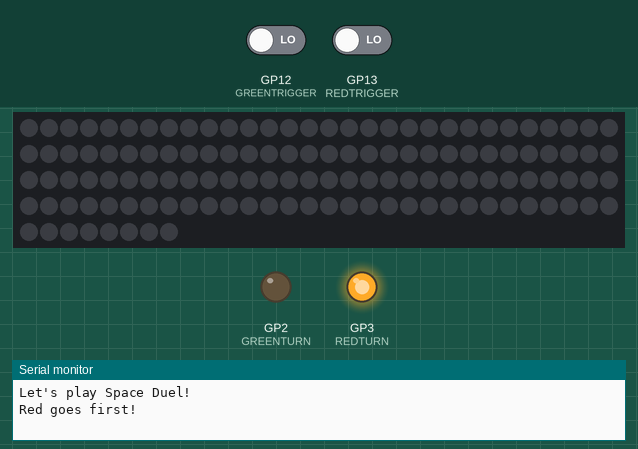
A program run on a simulated Raspberry Pi Pico. Parts: 128 RGB LEDs in strip order, left to right, continuing on the next row, output pins drawn as LEDs (lit = HIGH), the last lines printed to the serial monitor. Wiring (inferred from the names in the program): LPD8806 LEDs: data GP14; clock GP15. Inputs (shaded band) come from the test bench; at power-on: GP13 (REDTRIGGER) LOW, GP12 (GREENTRIGGER) LOW. Dim RGB values are drawn brighter than linear; random numbers use the default seed unless the program sets one; pins used as bus, display or sensor lines are not drawn.

Above: at 1.2 s.
1.3 s: GP13 (REDTRIGGER) driven HIGH
At 4.1 s:
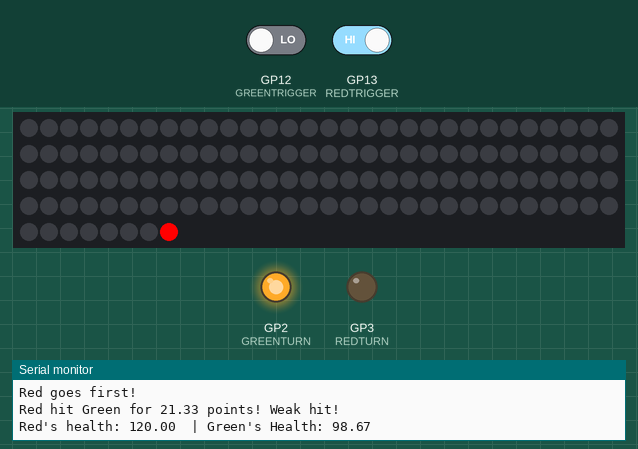
4.3 s: GP12 (GREENTRIGGER) driven HIGH
At 7.2 s:
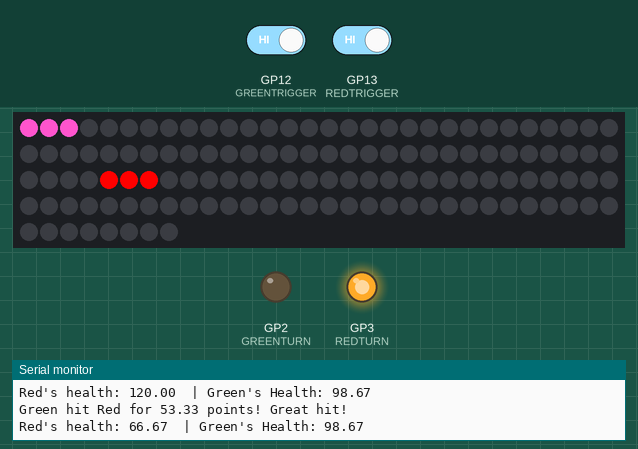
7.3 s: GP12 (GREENTRIGGER) driven LOW
10.3 s: GP12 (GREENTRIGGER) driven HIGH and GP13 (REDTRIGGER) driven LOW
At 11.99 s:
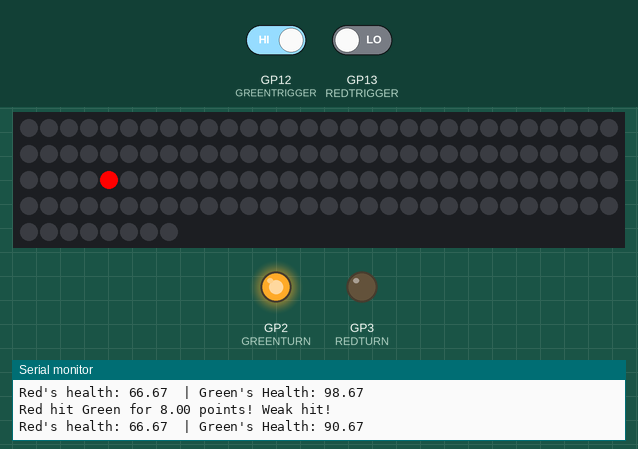
13.3 s: GP13 (REDTRIGGER) driven HIGH
16.3 s: GP13 (REDTRIGGER) driven LOW
At 17.8 s:
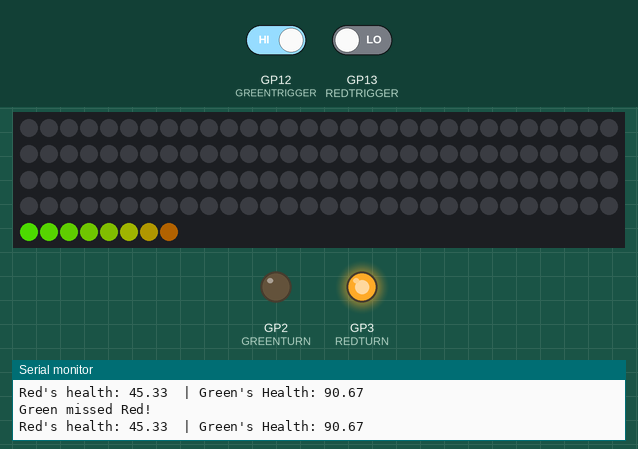
Timing chart, 0 to 18.9 s (numbered marks = the images above; inputs shaded):
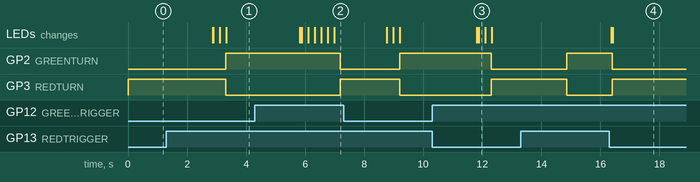

Measured:
- after the input at 1.3 s, GP2 (GREENTURN): LOW → HIGH after 2.0 s; GP3 (REDTURN): HIGH → LOW after 2.0 s; the LEDs: first change after 1.6 s (image 1 shows a later state)
- after the input at 4.3 s, GP2 (GREENTURN): HIGH → LOW after 2.9 s; GP3 (REDTURN): LOW → HIGH after 2.9 s; the LEDs: first change after 1.5 s (image 2 shows a later state)
- after the input at 10.3 s, GP2 (GREENTURN): HIGH → LOW after 2.0 s; GP3 (REDTURN): LOW → HIGH after 2.0 s; the LEDs: first change after 1.5 s (image 3 shows a later state)
- after the input at 13.3 s, GP2 (GREENTURN): LOW → HIGH after 1.6 s; GP3 (REDTURN): HIGH → LOW after 1.6 s

The program:

main.cpp
```cpp
/*!
 * @author Alex Gonzales
 * @date 9/8/2022
 * "ingredients": LPD8806 LED strip, two buttons, two spaceships to place at the ends of the strip"
* @section About:
*
* Space Duel is a turn-based, chance-based Arcade game where two players take turns firing salvos at eachother, decreasing the other's health.
* Red starts first game, loser starts subsequent games.
* Damage ranges from 0 to 100 hitpoints, so adjust "STARTING_HEALTH" to change the number of rounds for each game.
* Hitting 95 damage or better will trigger a Critical Hit! 1.5x modifier.
* The difficulty is controlled by "TRACKING_SPEED", which controls if and how well your shots will land.
* Good luck, and may the best captain win!
*/


#include <Arduino.h>
#include <LPD8806.h>

#define DATAPIN 14
#define CLOCKPIN 15
#define REDTRIGGER 13
#define GREENTRIGGER 12
#define REDTURN 3
#define GREENTURN 2
#define POWERBTN 1
#define PIXELS 64    // Change depending on the length of the LED Strip
#define PULSE_LENGTH 8 // The actual length of the salvo in pixels
#define PULSE_DURATION 5000 // The time between pixel changes in microseconds. Lower for faster shots, higher for slower shots.

#define STARTING_HEALTH 120 // Increase for longer games
#define TRACKING_SPEED 75 // between 0 for always misses and 100 for always hits. 75 = 75% chance of hitting at all.

uint8_t turn = 'r';

LPD8806 strip = LPD8806(PIXELS, DATAPIN, CLOCKPIN);

void startGame();
void stopGame();
void playGame();

void printAttack(String attacker, String defender, float_t damage, boolean didHit);
float_t calculateDamage();
uint8_t calculateExplosions(float_t damage);
void redFires(uint32_t c, uint8_t p, int t, float_t damage, boolean didHit);
void greenFires(uint32_t c, uint8_t p, int t, float_t damage, boolean didHit);
void gameOver(uint8_t w);


void setup() {
  pinMode(DATAPIN, OUTPUT);
  pinMode(CLOCKPIN, OUTPUT);
  pinMode(REDTURN, OUTPUT);
  pinMode(GREENTURN, OUTPUT);
  pinMode(REDTRIGGER, INPUT);
  pinMode(GREENTRIGGER, INPUT);
  pinMode(POWERBTN, INPUT);
  strip.begin();
}

boolean newGame = true, didHit, on = true;
float_t greenHealth = STARTING_HEALTH, redHealth = STARTING_HEALTH;
float_t damage;

void loop() {
  /*
  if ( digitalRead(POWERBTN) == HIGH ) {
    Serial.println("heyo");
    for (int i = 0; i < 3; i++) {
      digitalWrite(REDTURN, HIGH);
      digitalWrite(GREENTURN, HIGH);
      delay(500);
      digitalWrite(REDTURN, LOW);
      digitalWrite(GREENTURN, LOW);
      delay(500);
    }
    if (on) {
      on = false;
      // stopGame();
    } else {
      on = true;
      startGame();
    }
  }
  */
  if (on) {
    playGame();
  }
}

void playGame() {
  if (turn == 'r') {
    digitalWrite(REDTURN, HIGH);
    digitalWrite(GREENTURN, LOW);
  } else {
    digitalWrite(REDTURN, LOW);
    digitalWrite(GREENTURN, HIGH);
  }
  if (newGame) {
    Serial.println("Let's play Space Duel!");
    if (turn == 'r') {
      Serial.println("Red goes first!");
    } else {
      Serial.println("Green goes first!");
    }
  }
  newGame = false;

  if (digitalRead(REDTRIGGER) == HIGH && turn == 'r') {

    damage = calculateDamage();
    didHit = damage > 0;

    redFires(0xff8800, PULSE_LENGTH, PULSE_DURATION, damage, didHit);

    if (didHit) {
      greenHealth = greenHealth - damage;
    }
    printAttack("Red", "Green", damage, didHit);
    if (greenHealth <= 0) {
      gameOver('r');
    }

    turn = 'g';

  } else if (digitalRead(GREENTRIGGER) == HIGH && turn == 'g') {

    damage = calculateDamage();
    didHit = damage > 0;

    greenFires(0xff8800, PULSE_LENGTH, PULSE_DURATION, damage, didHit);

    if (didHit) {
      redHealth = redHealth - damage;
    }
    printAttack("Green", "Red", damage, didHit);
    if (redHealth <= 0) {
      gameOver('g');
    }

    turn = 'r';
  }
}


void printAttack(String attacker, String defender, float_t damage, boolean didHit) {
  if (didHit) {
    Serial.print(attacker);
    Serial.print( " hit ");
    Serial.print(defender);
    Serial.print(" for ");
    Serial.print(damage, 2);
    Serial.print(" points! ");
    String hitQuality;
    switch (calculateExplosions(damage)) {
      case 9:
        hitQuality = "Beautiful shot, captain!";
        break;
      case 4:
        hitQuality = "Excellent hit";
        break;
      case 3:
        hitQuality = "Great hit";
        break;
      case 2:
        hitQuality = "Good hit";
        break;
      case 1:
        hitQuality = "Weak hit";
        break;
    }
    Serial.print(hitQuality);
  } else {
    Serial.print(attacker);
    Serial.print(" missed ");
    Serial.print(defender);
  }
  Serial.print("!\nRed's health: ");
  Serial.print(redHealth, 2);
  Serial.print("  | Green's Health: ");
  Serial.print(greenHealth, 2);
  Serial.print("\n\n");
}

float_t calculateDamage() {
  uint8_t aim = TRACKING_SPEED;
  if (TRACKING_SPEED > 100) {
    aim = 100;
  } if (TRACKING_SPEED < 0) {
    aim = 0;
  }
  return ((float_t)100/aim)*random(100+1) - (((float_t)100-aim)*100/aim);
}

uint8_t calculateExplosions(float_t damage) {
  if (damage >= 95) {
    return (uint8_t)9;
  } else if (damage > 75) {
    return (uint8_t)4;
  } else if (damage > 50) {
    return (uint8_t)3;
  } else if (damage > 25) {
    return (uint8_t)2;
  }
  return (uint8_t)1;
}

void redFires(uint32_t c, uint8_t p, int t, float_t damage, boolean didHit) {
  if (c <= 0) {
    return;
  }
  for (int i = 0; i <= PIXELS; i++) {
    for(int j = i; j <= i+p; j++) {
      strip.setPixelColorRGB(j, (j*(c-1/(float_t)c) + 1/c));
    }
    strip.show();
    delayMicroseconds(t);
    strip.setPixelColorRGB(i, 0);
  }
  strip.show();
  if (didHit) {
    uint8_t explosions = calculateExplosions(damage);
    for(int k = 0; k < explosions; k++) {
      for (int j = PIXELS;  j >= PIXELS-6 && j >= PIXELS-explosions; j--) {
        strip.setPixelColorRGB(j, 0xff0000);
      }
      strip.show();
      if (explosions == 9) {
        delay(100);
      } else {
        delay(200);
      }

      for (int j = PIXELS;  j > PIXELS-6 && j >= PIXELS-explosions; j--) {
        strip.setPixelColorRGB(j, 0xffaa66);
      }
      strip.show();
      if (explosions == 9) {
        delay(100);
      } else {
        delay(200);
      }
    }

    for (int j = PIXELS;  j > PIXELS-6 && j >= PIXELS-explosions; j--) {
      strip.setPixelColorRGB(j, 0);
    }
    strip.show();
  }
}

void greenFires(uint32_t c, uint8_t p, int t, float_t damage, boolean didHit) {
  if (c <= 0) {
    return;
  }
  for (int i = PIXELS-p; i+p >= 0; i--) {
    for(int j = i; j <= i+p ; j++) {
      strip.setPixelColorRGB(j, (-1*j*(c-1/(float_t)c) + c));
    }
    strip.show();
    delayMicroseconds(t);
    strip.setPixelColorRGB(i+p, 0);
  }
  strip.show();
  if (didHit) {
    uint8_t explosions = calculateExplosions(damage);
    for(int k = 0; k < explosions; k++) {

      for(int j = 0; j < 5 && j < explosions; j++) {
        strip.setPixelColorRGB(j, 0xff0000);
      }
      strip.show();
      if (explosions == 9) {
        delay(100);
      } else {
        delay(200);
      }

      for(int j = 0;  j < 5 && j < explosions; j++) {
        strip.setPixelColorRGB(j, 0xffaa66);
      }
      strip.show();
      if (explosions == 9) {
        delay(100);
      } else {
        delay(200);
      }
    }
    for(int j = 0; j < 5 && j < explosions; j++) {
      strip.setPixelColorRGB(j, 0);
    }
    strip.show();
  }
}

void gameOver(uint8_t w) {
  uint32_t winnerColor;
  if (w == 'r') {
    Serial.print("\nGame over! Red wins!");
    winnerColor = 0xff0000;
  }
  if (w == 'g') {
    Serial.print("\nGame over! Green Wins!");
    winnerColor = 0x00ff00;
  }
  for (int i = 0; i < 3; i++) {
    for (int j = 0; j < PIXELS; j++) {
      strip.setPixelColorRGB(j, winnerColor);
    }
    strip.show();
    delay(250);
    for (int j = 0; j < PIXELS; j++) {
      strip.setPixelColorRGB(j, 0);
    }
    strip.show();
    delay(250);
  }
  Serial.println("\n\nNew Game!");
  redHealth = STARTING_HEALTH;
  greenHealth = STARTING_HEALTH;
  if ( w == 'r') {
    turn = 'g';
    Serial.println("Green goes first!");
  } else {
    turn = 'g';
    Serial.println("Red goes first!");
  }
}
```

LPD8806.h
```cpp
 #ifndef LPD8806_H
 #define LPD8806_H

 #if (ARDUINO >= 100)
 #include <Arduino.h>
 #else
 #endif

 /**************************************************************************/
 /**************************************************************************/
 class LPD8806 {

 public:
   LPD8806(uint16_t n, uint8_t dpin, uint8_t cpin); // Configurable pins
   LPD8806(uint16_t n); // Use SPI hardware; specific pins only
   LPD8806(void);       // Empty constructor; init pins & strip length later
   void begin(void), setPixelColor(uint16_t n, uint8_t r, uint8_t g, uint8_t b),
       setPixelColor(uint16_t n, uint32_t c),
       setPixelColorRGB(uint16_t n, uint32_t c), show(void),
       updatePins(uint8_t dpin, uint8_t cpin), // Change pins, configurable
       updatePins(void),                       // Change pins, hardware SPI
       updateLength(uint16_t n);               // Change strip length
   uint16_t numPixels(void);
   uint32_t Color(byte, byte, byte), getPixelColor(uint16_t n);

 private:
   uint16_t numLEDs,       // Number of RGB LEDs in strip
       numBytes;           // Size of 'pixels' buffer below
   uint8_t *pixels;        // Holds LED color values (3 bytes each) + latch bytes
   int8_t clkpin, datapin; // Clock & data pin numbers
 #ifdef __AVR__
   uint8_t clkpinmask, datapinmask;      // Clock & data PORT bitmasks
   volatile uint8_t *clkport, *dataport; // Clock & data PORT registers
 #endif
   void startBitbang(void), startSPI(void);
   boolean begun; // If 'true', begin() method was previously invoked
 };
 #endif
```

Source omitted: LPD8806.cpp (14614 bytes)
